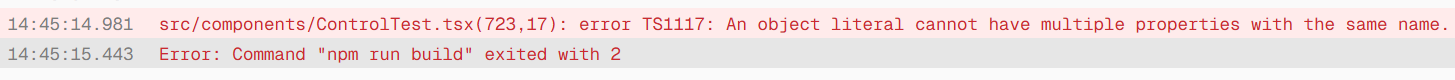
#> input picture image/DEPLOY/1773816518080.png, 1455 x 80 px
$ python -i gemini_provider.py   (imports and definitions only)
#> lines starting #> are read from the running program, lines starting #| are printed output that depends on the picture; after the words box and inside, x2 and y2 are one past the last pixel; in counts of white or black regions, pixels touching at a corner belong together
#> further down, picture is the input picture: PIL image 1455x80 RGB; mean R, G, B 241.3, 228.4, 228.6
"""Gemini image provider for matte and character action generation."""
from __future__ import annotations

import base64
import io
import os
from concurrent.futures import ThreadPoolExecutor, as_completed
from pathlib import Path
from collections import deque
from typing import Callable

import httpx
from PIL import Image, ImageFilter


ROOT = Path(__file__).resolve().parent.parent.parent
DEFAULT_TEXT_MODEL = "gemini-2.5-flash"
DEFAULT_IMAGE_MODEL = "gemini-2.5-flash-image"
API_BASE = "https://generativelanguage.googleapis.com/v1beta"


class GeminiProviderError(RuntimeError):
    """Raised when Gemini returns an unusable response."""

    # [19 lines left out: functions __init__, _load_local_env, not called in this run]


# [1 line not run here, left out]


def get_gemini_api_key() -> str:
    return os.getenv("GEMINI_API_KEY") or os.getenv("GOOGLE_API_KEY") or ""


def is_gemini_configured() -> bool:
    return bool(get_gemini_api_key())


def get_gemini_text_model() -> str:
    return os.getenv("GEMINI_TEXT_MODEL") or DEFAULT_TEXT_MODEL


def get_gemini_image_model() -> str:
    return os.getenv("GEMINI_IMAGE_MODEL") or DEFAULT_IMAGE_MODEL


# [99 lines left out: functions _guess_mime, _inline_image_part, _extract_inline_images, _extract_text, _post_generate_content, _generate_image_edit, not called in this run]


def _make_edge_background_transparent(image: Image.Image, tolerance: int = 18) -> Image.Image:
#> called with tolerance = 18
    rgba = image.convert("RGBA")
    if rgba.getextrema()[3][0] < 255:
        return rgba

    width, height = rgba.size
#> width = 1455; height = 80
    pixels = rgba.load()
    bg = pixels[0, 0][:3]
#> bg = (250, 250, 250)
    stack = [(x, 0) for x in range(width)] + [(x, height - 1) for x in range(width)]
    stack += [(0, y) for y in range(height)] + [(width - 1, y) for y in range(height)]
    seen: set[tuple[int, int]] = set()

    def close_to_bg(rgb: tuple[int, int, int]) -> bool:
        return sum(abs(int(rgb[i]) - int(bg[i])) for i in range(3)) <= tolerance * 3

    while stack:
        x, y = stack.pop()
        if x < 0 or y < 0 or x >= width or y >= height or (x, y) in seen:
            continue
        seen.add((x, y))
        r, g, b, a = pixels[x, y]
        if a == 0 or not close_to_bg((r, g, b)):
            continue
        pixels[x, y] = (r, g, b, 0)
        stack.extend(((x + 1, y), (x - 1, y), (x, y + 1), (x, y - 1)))
#> this loop made 264710 passes
#> (x, y, r, g, b) on passes 17, 19, 21: (1453, 69, 250, 250, 250), (1453, 70, 250, 250, 250), (1453, 71, 250, 250, 250)
#> after the loop, seen = 73025 items; stack = []

    return rgba


# [62 lines left out: function _remove_dominant_edge_background, not called in this run]


def _neighbor_average_color(pixels, width: int, height: int, points: list[tuple[int, int]]) -> tuple[int, int, int]:
    total = [0, 0, 0]
    count = 0
    point_set = set(points)
    for x, y in points[:3000]:
        for nx, ny in ((x + 1, y), (x - 1, y), (x, y + 1), (x, y - 1)):
            if 0 <= nx < width and 0 <= ny < height and (nx, ny) not in point_set:
                r, g, b, a = pixels[nx, ny]
                if a > 24:
                    total[0] += r
                    total[1] += g
                    total[2] += b
                    count += 1
    if not count:
        return (255, 255, 255)
    return tuple(max(0, min(255, round(value / count))) for value in total)


def _fill_internal_alpha_holes(image: Image.Image, max_area: int = 5200) -> Image.Image:
    """Close accidental transparent holes inside a generated sprite."""
    rgba = image.convert("RGBA")
    width, height = rgba.size
    pixels = rgba.load()
    seen: set[tuple[int, int]] = set()

    for y in range(height):
        for x in range(width):
            if (x, y) in seen or pixels[x, y][3] > 24:
                continue
            queue: deque[tuple[int, int]] = deque([(x, y)])
            seen.add((x, y))
            points: list[tuple[int, int]] = []
            touches_border = False

            while queue:
                cx, cy = queue.popleft()
                points.append((cx, cy))
                if cx == 0 or cy == 0 or cx == width - 1 or cy == height - 1:
                    touches_border = True
                for nx, ny in ((cx + 1, cy), (cx - 1, cy), (cx, cy + 1), (cx, cy - 1)):
                    if (
                        0 <= nx < width
                        and 0 <= ny < height
                        and (nx, ny) not in seen
                        and pixels[nx, ny][3] <= 24
                    ):
                        seen.add((nx, ny))
                        queue.append((nx, ny))

            if touches_border or len(points) > max_area:
                continue
            r, g, b = _neighbor_average_color(pixels, width, height, points)
            for px, py in points:
                pixels[px, py] = (r, g, b, 255)

    return rgba


def _remove_alpha_speckles(image: Image.Image, min_area: int = 36) -> Image.Image:
    """Remove tiny opaque crumbs that Gemini sometimes leaves around a sprite."""
    rgba = image.convert("RGBA")
    width, height = rgba.size
    pixels = rgba.load()
    seen: set[tuple[int, int]] = set()

    for y in range(height):
        for x in range(width):
            if (x, y) in seen or pixels[x, y][3] <= 24:
                continue
            queue: deque[tuple[int, int]] = deque([(x, y)])
            seen.add((x, y))
            points: list[tuple[int, int]] = []
            while queue:
                cx, cy = queue.popleft()
                points.append((cx, cy))
                for nx, ny in ((cx + 1, cy), (cx - 1, cy), (cx, cy + 1), (cx, cy - 1)):
                    if (
                        0 <= nx < width
                        and 0 <= ny < height
                        and (nx, ny) not in seen
                        and pixels[nx, ny][3] > 24
                    ):
                        seen.add((nx, ny))
                        queue.append((nx, ny))
            if len(points) < min_area:
                for px, py in points:
                    r, g, b, _ = pixels[px, py]
                    pixels[px, py] = (r, g, b, 0)

    return rgba


def _remove_large_neutral_background_components(image: Image.Image, min_area: int = 420) -> Image.Image:
    rgba = image.convert("RGBA")
    width, height = rgba.size
    pixels = rgba.load()
    seen: set[tuple[int, int]] = set()

    def is_neutral_bg_pixel(x: int, y: int) -> bool:
        r, g, b, a = pixels[x, y]
        if a <= 24:
            return False
        spread = max(r, g, b) - min(r, g, b)
        return spread < 18 and (max(r, g, b) < 38 or min(r, g, b) > 205)

    for y in range(height):
        for x in range(width):
            if (x, y) in seen or not is_neutral_bg_pixel(x, y):
                continue
            queue: deque[tuple[int, int]] = deque([(x, y)])
            seen.add((x, y))
            points: list[tuple[int, int]] = []
            min_x = max_x = x
            min_y = max_y = y
            while queue:
                cx, cy = queue.popleft()
                points.append((cx, cy))
                min_x = min(min_x, cx)
                max_x = max(max_x, cx)
                min_y = min(min_y, cy)
                max_y = max(max_y, cy)
                for nx, ny in ((cx + 1, cy), (cx - 1, cy), (cx, cy + 1), (cx, cy - 1)):
                    if 0 <= nx < width and 0 <= ny < height and (nx, ny) not in seen and is_neutral_bg_pixel(nx, ny):
                        seen.add((nx, ny))
                        queue.append((nx, ny))
            bbox_area = max(1, (max_x - min_x + 1) * (max_y - min_y + 1))
            long_line = (max_x - min_x > width * 0.25 or max_y - min_y > height * 0.25) and len(points) >= 120
            broad_block = len(points) >= min_area and bbox_area >= min_area * 2
            if long_line or broad_block:
                for px, py in points:
                    r, g, b, _ = pixels[px, py]
                    pixels[px, py] = (r, g, b, 0)

    return rgba


def _remove_probable_checker_background(image: Image.Image, ratio_threshold: float = 0.12) -> Image.Image:
    rgba = image.convert("RGBA")
    width, height = rgba.size
    pixels = rgba.load()
    candidates: list[tuple[int, int]] = []
    opaque = 0

    for y in range(height):
        for x in range(width):
            r, g, b, a = pixels[x, y]
            if a <= 24:
                continue
            opaque += 1
            spread = max(r, g, b) - min(r, g, b)
            if spread < 22 and (min(r, g, b) > 188 or max(r, g, b) < 42):
                candidates.append((x, y))

    if opaque <= 0 or len(candidates) / opaque < ratio_threshold:
        return rgba

    for x, y in candidates:
        r, g, b, _ = pixels[x, y]
        pixels[x, y] = (r, g, b, 0)
    return rgba


def _repair_sprite_alpha(image: Image.Image) -> Image.Image:
    rgba = image.convert("RGBA")
    if rgba.getextrema()[3][0] >= 255:
        rgba = _make_edge_background_transparent(rgba)
    else:
        rgba = _remove_dominant_edge_background(rgba)
    alpha = rgba.getchannel("A").filter(ImageFilter.MedianFilter(size=3))
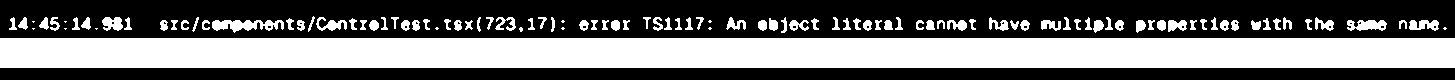
#> alpha: PIL image 1455x80 L; 43.7% white; 105 white regions (12 under 20 px), largest, box (x1, y1, x2, y2) and area: (0, 38, 1455, 68) 43650, (212, 20, 284, 33) 558, (1347, 20, 1387, 31) 318
    rgba.putalpha(alpha)
    rgba = _remove_probable_checker_background(rgba)
#> after the loop in _remove_probable_checker_background, `for y in range(height):`: candidates = 42203 items; opaque = 50901
#> the loop in _remove_probable_checker_background, `for x, y in candidates:` made 42203 passes
#> (x, y, r, g, b) on passes 1 to 3: (13, 17, 204, 194, 206), (25, 17, 204, 194, 192), (46, 17, 204, 194, 192)
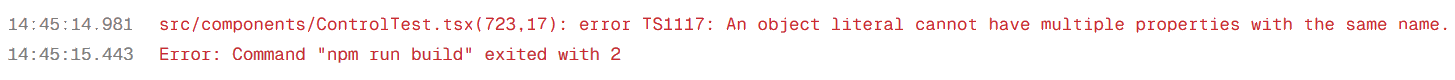
#> rgba: PIL image 1455x80 RGBA; mean R, G, B, A 241.3, 228.4, 228.6, 19.1; transparent parts drawn white
    rgba = _fill_internal_alpha_holes(rgba)
#> after the loop in _fill_internal_alpha_holes, `for y in range(height):`: points = [(278, 56), (279, 56), (278, 57), (280, 56), (279, 57), (277, 57), (278, 58), (280, 57)]; seen = 107702 items
    rgba = _remove_alpha_speckles(rgba)
#> after the loop in _remove_alpha_speckles, `for y in range(height):`: points = [(215, 58), (216, 58), (215, 59), (217, 58), (216, 59), (217, 59)]; seen = 9357 items
    rgba = _remove_large_neutral_background_components(rgba)
#> the loop in _remove_large_neutral_background_components, `for y in range(height):` made 80 passes
    return rgba


# [18 lines left out: functions _image_bytes_to_png, remove_background_with_gemini, not called in this run]


ACTION_PROMPTS = {
    "idle": "neutral standing idle pose with subtle breathing, readable RPG sprite silhouette, feet planted",
    "walk": "simple walk-cycle pose, one foot forward and one foot back, arms naturally balanced, feet anchor stable",
    "run": "simple running pose, forward lean and bent knees, readable athletic stride, feet anchor stable",
    "attack": "basic humanoid melee attack wind-up or slash pose with normal human hands and clenched fists, no claws",
    "skill": "focused casting or skill-ready pose with normal human hands, strong body expression, no effects",
    "hurt": "clear hurt recoil pose, torso leaning back slightly, normal human hands, full body visible",
    "death": "defeated falling or kneeling pose, full body visible and uncropped, no gore",
}


# [129 lines left out: functions _build_action_prompt, _save_canvas_png, generate_character_action_candidates_with_gemini, not called in this run]

>>> from PIL import Image
>>> picture = Image.open('../../image/DEPLOY/1773816518080.png')
>>> result = _repair_sprite_alpha(picture)

$ run again, on image/DEV_PLAN_extensions/1772256427443.png
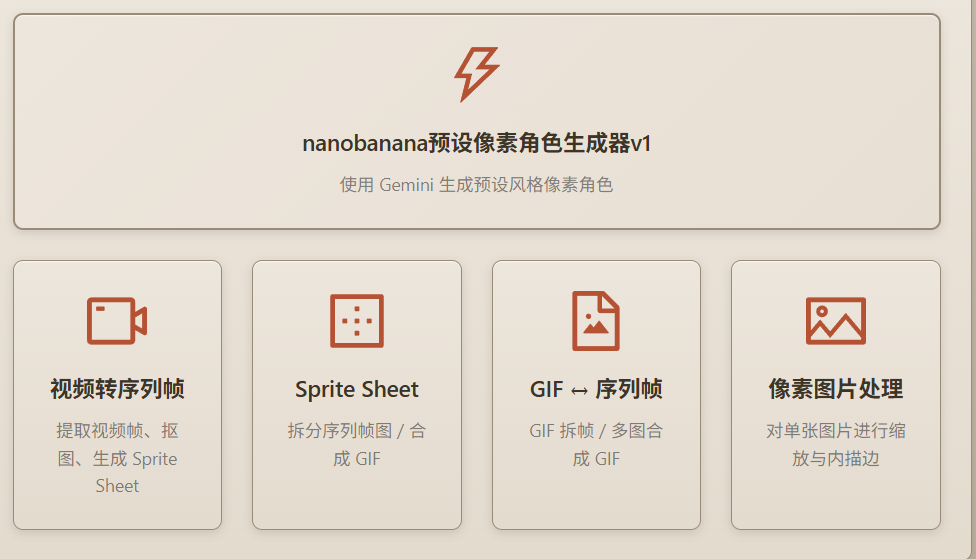
#> input picture image/DEV_PLAN_extensions/1772256427443.png, 976 x 559 px
#> picture is the input picture: PIL image 976x559 RGB; mean R, G, B 227.1, 218.1, 206.9
#> bg = (236, 229, 219)
#> the loop in _make_edge_background_transparent, `while stack:` made 432358 passes
#> (y, r, g, b) on passes 2 to 4: (557, 184, 173, 156), (556, 184, 171, 155), (555, 184, 172, 155)
#> after the loop in _make_edge_background_transparent, `while stack:`: seen = 114499 items; stack = []
#> in _repair_sprite_alpha, `alpha = rgba.getchannel("A").filter(ImageFilter.MedianFilter(size=3))`:
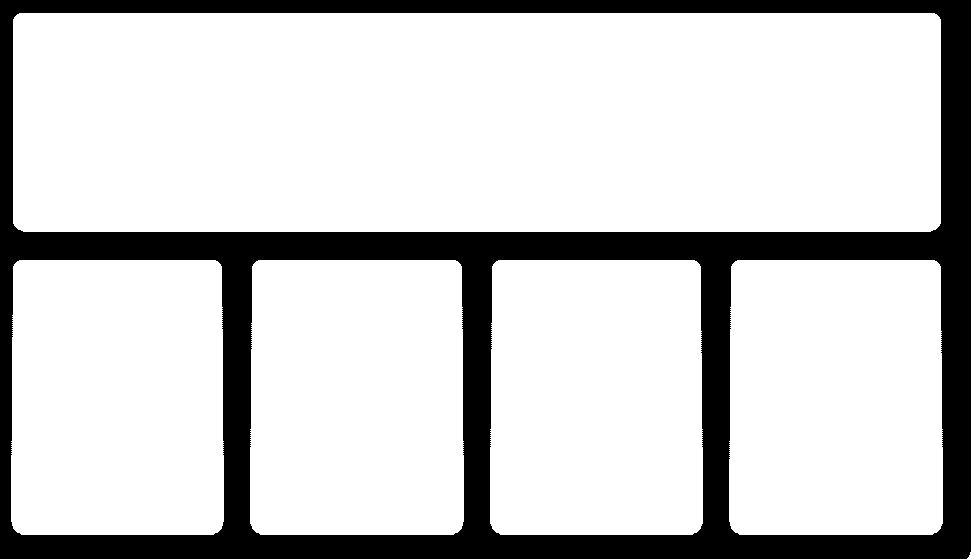
#> alpha: PIL image 976x559 L; 80.3% white; 1 black region, box (x1, y1, x2, y2) and area: (0, 0, 971, 559) 107321
#> after the loop in _remove_probable_checker_background, `for y in range(height):`: candidates = 401633 items; opaque = 438263
#> the loop in _remove_probable_checker_background, `for x, y in candidates:` made 401633 passes
#> (r, g, b) on passes 1 to 3: (231, 227, 219), (246, 243, 238), (248, 245, 241)
#> in _repair_sprite_alpha, `rgba = _remove_probable_checker_background(rgba)`:
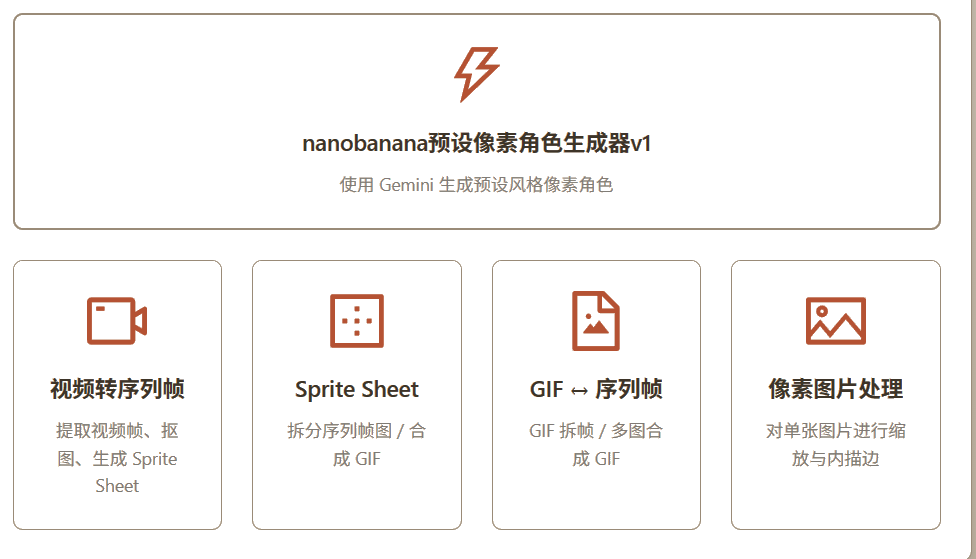
#> rgba: PIL image 976x559 RGBA; mean R, G, B, A 227.1, 218.1, 206.9, 17.1; transparent parts drawn white
#> after the loop in _fill_internal_alpha_holes, `for y in range(height):`: points = [(128, 484), (129, 484), (128, 485), (129, 485), (127, 485), (128, 486), (129, 486), (127, 486)]; seen = 508954 items
#> after the loop in _remove_alpha_speckles, `for y in range(height):`: points = 112 pairs, first value 115 to 132, second value 483 to 491; seen = 44712 items
#> the loop in _remove_large_neutral_background_components, `for y in range(height):` made 559 passes
